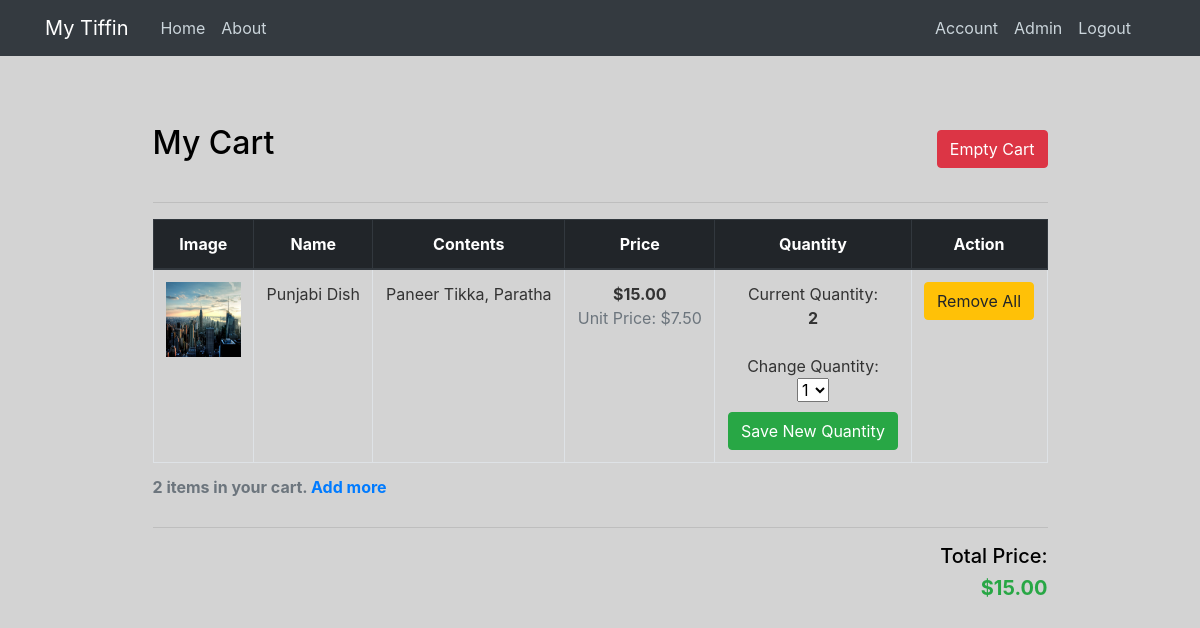
Screenshot of /my_cart (signed in) with the database file from the repository.
### app/models.py (models this page shows, shortened)
class AdminOrder(db.Model):
    id = db.Column(db.Integer, primary_key=True)
    image_file = db.Column(db.String(200), default="default2.jpg")
    name = db.Column(db.String(200), nullable=False, unique=True)
    contents = db.Column(db.String(100), nullable=False)
    unit_price = db.Column(db.Float, nullable=False)
    date_created = db.Column(db.DateTime, nullable=False, default=datetime.utcnow)
    currently_active_order = db.Column(db.Boolean, default=False)
    admin_id = db.Column(db.Integer, db.ForeignKey('user.id'))
    comments = db.relationship('Comment', backref="order")

### app/routes.py (the view, shortened to what this page needs)
@app.route("/my_cart", methods=["GET", "POST"])
@login_required
def my_cart():
    active_cart = current_cart()
    all_lineitems = Lineitem.query.filter_by(cart_id=active_cart.id).all()
    total_price, products = all_products()
    item_counter = 0
    item_counter = item_count()
    return render_template("my_cart.html", all_lineitems=all_lineitems, total_price=total_price, products=products, item_counter=item_counter)

### app/models.py (called while the page is built)
@login_manager.user_loader
def load_user(user_id):
    return User.query.get(int(user_id))

### app/routes.py (called while the page is built)
def current_cart():
    if current_user.is_authenticated:
        active_cart = Cart.query.filter_by(active=True, buyer_id=current_user.id).first()
        if active_cart:
            active_cart = active_cart
        else:
            active_cart = Cart(total_price=0, active=True, purchase_confirmed=False, purchase_confirmed_date="Purchase not confirmed yet", buyer_id=current_user.id)
            db.session.add(active_cart)
            db.session.commit()
        return active_cart

def item_count():
    if current_user.is_authenticated:
        item_counter = 0
        active_cart = current_cart()
        items = Lineitem.query.filter_by(cart_id=active_cart.id).all()
        if items:
            for item in items:
                item_counter += item.quantity
        else:
            item_counter = 0
        item_counter = item_counter
        return item_counter

def all_products():
    active_cart = current_cart()
    user_items = Lineitem.query.filter_by(cart_id=active_cart.id).all()
    total_price = 0.0
    products = {}
    for item in user_items:
        item_id = item.order_id
        item_quantity_li = item.quantity
        product = AdminOrder.query.filter_by(id=item_id).first()
        products[product] = item_quantity_li
        db.session.commit()
    for item in products:
        total_price += item.unit_price * products[item]
        active_cart.total_price = total_price
        db.session.commit()
    return total_price, products

### app/templates/my_cart.html (shortened to what this page needs)
{% extends "layout.html" %}
    {% block main_content %}
    <section class="h-100">
        <br>
        <div class="container h-100 py-5">
          <div class="row d-flex justify-content-center align-items-center h-100">
            <div class="col-10">
                    <div class="d-flex justify-content-between align-items-center mb-4">
                        <div class="d-flex justify-content-between align-items-center mb-2">
                            <div class="d-flex flex-row align-items-center">
                                <h2 class="mt-1">My Cart</h2>
                            </div>
                        </div>
                        {% if all_lineitems %}
                            <form action="" method="POST" enctype="multipart/form-data">
                                <input id="empty_cart" name="empty_cart" type="hidden" value="empty_cart"><button class="btn btn-danger">Empty Cart</button>
                            </form>
                        {% else %}
                            <a type="button" href="{{ url_for('home') }}" class="btn btn-info">Return Home</a>
                        {% endif %}
                    </div>
                    {% if all_lineitems %}
                    <hr>
                    <table class="table table-hover table-bordered">
                        {% if item_counter == 1 %}
                            <caption><b>{{ item_counter }} item in your cart. <a href="{{ url_for('home') }}">Add more</a></b></caption>
                        {% else %}
                            <caption><b>{{ item_counter }} items in your cart. <a href="{{ url_for('home') }}">Add more</a></b></caption>
                        {% endif %}
                        <thead class="thead-dark">
                          <tr>
                            <th class="text-center" scope="col">Image</th>
                            <th class="text-center" scope="col">Name</th>
                            <th class="text-center" scope="col">Contents</th>
                            <th class="text-center" scope="col">Price</th>
                            <th class="text-center" scope="col">Quantity</th>
                            <th class="text-center" scope="col">Action</th>
                          </tr>
                        </thead>
                        <tbody>
                            {% for item in products %}
                                <tr>
                                    <td class="text-center"><img src="{{ item.image_file }}" alt="Product image" width="75px" height="75px"></td>
                                    <td class="text-center">{{ item.name }}<br></td>
                                    <td class="text-center">{{ item.contents }}</td>
                                    <td class="text-center">
                                        <b>{{ "${:,.2f}".format(item.unit_price * products[item]) }}</b>
                                        <p class="text-muted">Unit Price: {{ "${:,.2f}".format(item.unit_price) }}</p>
                                    </td>
                                    <td class="text-center">
                                        Current Quantity: <br><b>{{ products[item] }}</b>
                                            <br>
                                            <br>
                                            Change Quantity:
                                            <form method="POST" action="">
                                                <select id="new_quantity_input" name="new_quantity_input" size="1">
                                                    <option value="1">1</option>
                                                </select>
                                                <br>
                                                <div style="padding-top: 10px;">
                                                    <button class="btn btn-success">Save New Quantity</button>
                                                </div>
                                            </form>
                                    </td>
                                    <td class="text-center">
                                        <form action="" method="POST" enctype="multipart/form-data">
                                            <input id="deleteallofproduct" name="deleteallofproduct" type="hidden" value="{{ item.name }}"><button class="btn btn-warning">Remove All</button>
                                        </form>
                                    </td>
                                </tr>
                            {% endfor %}
                        </tbody>
                      </table>
                        <div class="text-right">
                            <hr>
                            <h5>Total Price:</h5><h5 class="text-success"><b>{{ "${:,.2f}".format(total_price) }}</b></h5>
                        </div>
                    {% else %}
                        <hr>
                        <h5 class="text-center">You have not added anything to your cart yet. <a href="{{ url_for('home') }}">Add items.</a></h5>
                    {% endif %}
            </div>
          </div>
        </div>
      </section>
    {% endblock main_content %}

### app/static/main.css (style rules this page uses)
body { background: lightgrey; color: #333333; }
h1, h2, h3, h4, h5, h6 { color: black; }

### rows the page displays
AdminOrder: image_file (picture), name "Punjabi Dish", contents "Paneer Tikka, Paratha", item.unit_price*products[item] "$15.00", unit_price "$7.50", id "2"

### other values shown
{{ item_counter }} "2"
{{ "${:,.2f}".format(total_price) }} "$15.00"
